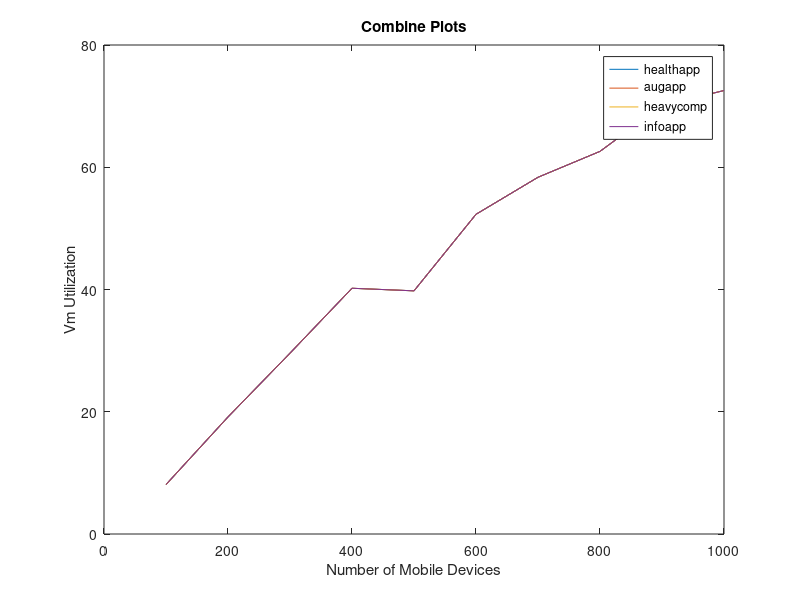

This figure's MATLAB source:
health_app=csvread('HEALTH_APP.csv');
aug_app=csvread('AUGMENTED_REALITY.csv');
heavy_comp=csvread('HEAVY_COMP_APP.csv');
info_app =csvread('INFOTAINMENT_APP.csv');

col5 = info_app(:,1);
col3 = aug_app(:,1);
col1 = health_app(:,1);
col4 = heavy_comp(:,1);
col2 = [100,200,300,400,500,600,700,800,900,1000];

plot(col2,col1)
title('Combine Plots')
x='Vm Utilization';
ylabel(x)
xlabel('Number of Mobile Devices')



hold on 

plot(col2,col3)
plot(col2,col4)
plot(col2,col5)

hold off
legend('healthapp','augapp','heavycomp','infoapp')

filename = strcat(' ',x);
saveas(gcf, filename, 'pdf');